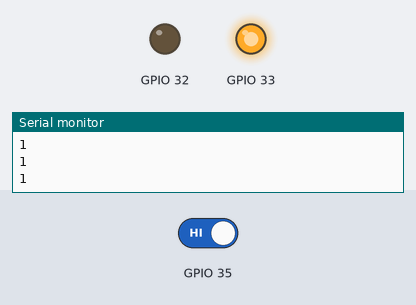
This sketch was run on a simulated ESP32. On the bench: output pins drawn as LEDs (lit = HIGH), the last lines printed to the serial monitor. The test bench sets the inputs (shaded band); at power-on: GPIO 35 HIGH.

Above: at 2.8 s.
2.9 s: GPIO 35 driven LOW
At 3.5 s:
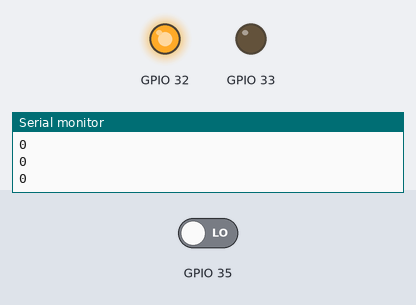
4.5 s: GPIO 35 driven HIGH
At 4.8 s:
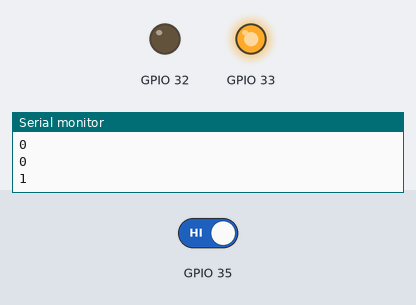
Timing chart, 0 to 7.5 s (numbered marks = the images above; inputs shaded):
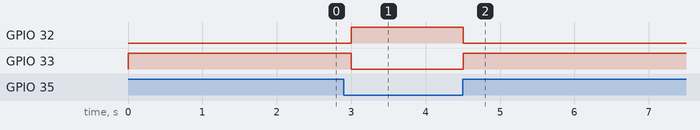

The sketch:

sketch_jun25a.ino
```cpp
int BL = LOW;

void setup() {
  // put your setup code here, to run once:
 pinMode(32,OUTPUT);
 pinMode(33,OUTPUT);
 pinMode(35,INPUT);
 Serial.begin(9600);
}


void loop() { // LOW MATI

int BL = digitalRead(35);
Serial.println(BL);
if (BL == LOW) {
  digitalWrite(32,HIGH);//nyala
  digitalWrite(33,LOW);
} else {
  digitalWrite(32,LOW);//mati
  digitalWrite(33,HIGH);
  delay(1000);
}
}
```

Measured:
- after the input at 2.9 s, GPIO 32: LOW → HIGH after 0.10 s; GPIO 33: HIGH → LOW after 0.10 s
- after the input at 4.5 s, GPIO 32: HIGH → LOW at once; GPIO 33: LOW → HIGH at once
